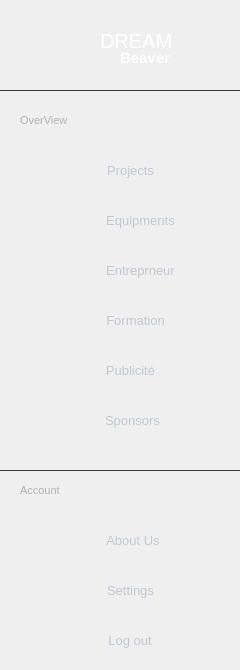
     <widget class="QWidget" name="side_bar" native="true">
      <property name="maximumSize">
       <size>
        <width>240</width>
        <height>16777215</height>
       </size>
      </property>
      <property name="styleSheet">
       <string notr="true">#side_bar {
	background-color:#0F141E;
	border-radius:7px;
}

</string>
      </property>
      <widget class="Line" name="line_1">
       <property name="geometry">
        <rect>
         <x>0</x>
         <y>80</y>
         <width>251</width>
         <height>21</height>
        </rect>
       </property>
       <property name="maximumSize">
        <size>
         <width>1000</width>
         <height>16777215</height>
        </size>
       </property>
       <property name="styleSheet">
        <string notr="true">background-color:transparent;
color: #1C212B;
color: rgb(49, 58, 77);</string>
       </property>
       <property name="frameShadow">
        <enum>QFrame::Plain</enum>
       </property>
       <property name="lineWidth">
        <number>1</number>
       </property>
       <property name="midLineWidth">
        <number>1</number>
       </property>
       <property name="orientation">
        <enum>Qt::Horizontal</enum>
       </property>
      </widget>
      <widget class="Line" name="line_2">
       <property name="geometry">
        <rect>
         <x>0</x>
         <y>460</y>
         <width>251</width>
         <height>21</height>
        </rect>
       </property>
       <property name="maximumSize">
        <size>
         <width>1000</width>
         <height>16777215</height>
        </size>
       </property>
       <property name="styleSheet">
        <string notr="true">background-color:transparent;
color: #1C212B;
color: rgb(49, 58, 77);</string>
       </property>
       <property name="frameShadow">
        <enum>QFrame::Plain</enum>
       </property>
       <property name="lineWidth">
        <number>1</number>
       </property>
       <property name="midLineWidth">
        <number>1</number>
       </property>
       <property name="orientation">
        <enum>Qt::Horizontal</enum>
       </property>
      </widget>
      <widget class="QLabel" name="Dream">
       <property name="geometry">
        <rect>
         <x>100</x>
         <y>30</y>
         <width>71</width>
         <height>21</height>
        </rect>
       </property>
       <property name="styleSheet">
        <string notr="true">background-color:transparent;
color:white;
font-size:20px;
font-size:bold;</string>
       </property>
       <property name="text">
        <string>DREAM</string>
       </property>
      </widget>
      <widget class="QLabel" name="beaver">
       <property name="geometry">
        <rect>
         <x>120</x>
         <y>50</y>
         <width>61</width>
         <height>16</height>
        </rect>
       </property>
       <property name="styleSheet">
        <string notr="true">background-color:transparent; 
color:white;
font-size:15px ;
font-weight:bold; 
</string>
       </property>
       <property name="text">
        <string>Beaver</string>
       </property>
      </widget>
      <widget class="QPushButton" name="project">
       <property name="geometry">
        <rect>
         <x>10</x>
         <y>150</y>
         <width>221</width>
         <height>41</height>
        </rect>
       </property>
       <property name="maximumSize">
        <size>
         <width>1000</width>
         <height>16777215</height>
        </size>
       </property>
       <property name="cursor">
        <cursorShape>PointingHandCursor</cursorShape>
       </property>
       <property name="styleSheet">
        <string notr="true">#project {
	background-color:transparent ; 
	border-radius:10px;
	padding: 10px 30px 10px 50px;
	background: url(:/icons/tsawer/project.svg) no-repeat;
	color:#BFC9D3 ; 
	font-size:13px;
	background-origin: content; 
}

#project::hover {
	background: url(:/icons/tsawer/project_hover.svg) no-repeat;
	background-color:#2A3E46 ; 
	padding: 10px 30px 10px 50px;
	background-origin: content; 
	color : #4AC7EA ; 
}</string>
       </property>
       <property name="text">
        <string>Projects</string>
       </property>
       <property name="iconSize">
        <size>
         <width>16</width>
         <height>16</height>
        </size>
       </property>
      </widget>
      <widget class="QPushButton" name="equipments">
       <property name="geometry">
        <rect>
         <x>10</x>
         <y>200</y>
         <width>221</width>
         <height>41</height>
        </rect>
       </property>
       <property name="maximumSize">
        <size>
         <width>1000</width>
         <height>16777215</height>
        </size>
       </property>
       <property name="cursor">
        <cursorShape>PointingHandCursor</cursorShape>
       </property>
       <property name="styleSheet">
        <string notr="true">#equipments {
	background-color:transparent ; 
	border-radius:10px;
	padding: 10px 10px 10px 50px;
	background: url(:/icons/tsawer/equip.svg) no-repeat;
	color:#BFC9D3 ; 
	font-size:13px;
	background-origin: content; 
}

#equipments::hover {
	background: url(:/icons/tsawer/equip_hover.svg) no-repeat;
	background-color:#2A3E46 ; 
	border-radius:10px;	
	padding: 10px 10px 10px 50px;
	background-origin: content; 
	font-size:13px;
	color : #4AC7EA ; 
}</string>
       </property>
       <property name="text">
        <string>Equipments</string>
       </property>
       <property name="iconSize">
        <size>
         <width>16</width>
         <height>16</height>
        </size>
       </property>
      </widget>
      <widget class="QLabel" name="overview">
       <property name="geometry">
        <rect>
         <x>20</x>
         <y>110</y>
         <width>71</width>
         <height>21</height>
        </rect>
       </property>
       <property name="styleSheet">
        <string notr="true">#overview {
	background-color:transparent ; 
	color:#B2B3B7; 
	font-size:11px ;
}
</string>
       </property>
       <property name="text">
        <string>OverView</string>
       </property>
      </widget>
      <widget class="QLabel" name="Account">
       <property name="geometry">
        <rect>
         <x>20</x>
         <y>480</y>
         <width>41</width>
         <height>21</height>
        </rect>
       </property>
       <property name="styleSheet">
        <string notr="true">#Account {
	background-color:transparent ; 
	color:#B2B3B7; 
	font-size:11px ;
}
</string>
       </property>
       <property name="text">
        <string>Account</string>
       </property>
      </widget>
      <widget class="QPushButton" name="settings">
       <property name="geometry">
        <rect>
         <x>10</x>
         <y>570</y>
         <width>221</width>
         <height>41</height>
        </rect>
       </property>
       <property name="maximumSize">
        <size>
         <width>1000</width>
         <height>16777215</height>
        </size>
       </property>
       <property name="cursor">
        <cursorShape>PointingHandCursor</cursorShape>
       </property>
       <property name="styleSheet">
        <string notr="true">#settings {
	background-color:transparent ; 
	border-radius:10px;
	padding: 10px 30px 10px 50px;
	background: url(:/icons/tsawer/settings.svg) no-repeat;
	color:#BFC9D3 ; 
	font-size:13px;
	background-origin: content; 
}

#settings::hover {
	background: url(:/icons/tsawer/settings_hover.svg) no-repeat;
	background-color:#2A3E46 ; 
	padding: 10px 30px 10px 50px;
	background-origin: content; 
	color : #4AC7EA ; 
}</string>
       </property>
       <property name="text">
        <string>Settings</string>
       </property>
       <property name="iconSize">
        <size>
         <width>16</width>
         <height>16</height>
        </size>
       </property>
      </widget>
      <widget class="QPushButton" name="logout">
       <property name="geometry">
        <rect>
         <x>10</x>
         <y>620</y>
         <width>221</width>
         <height>41</height>
        </rect>
       </property>
       <property name="maximumSize">
        <size>
         <width>1000</width>
         <height>16777215</height>
        </size>
       </property>
       <property name="cursor">
        <cursorShape>PointingHandCursor</cursorShape>
       </property>
       <property name="styleSheet">
        <string notr="true">#logout {
	background-color:transparent ; 
	border-radius:10px;
	padding: 10px 31px 10px 50px;
	background: url(:/icons/tsawer/log-out.svg) no-repeat;
	color:#BFC9D3 ; 
	font-size:13px;
	background-origin: content; 
}

#logout::hover {
	background: url(:/icons/tsawer/log-out_hover.svg) no-repeat;
	background-color:#2A3E46 ; 
	padding: 10px 31px 10px 50px;
	background-origin: content; 
	color : #4AC7EA ; 
}</string>
       </property>
       <property name="text">
        <string>Log out</string>
       </property>
       <property name="iconSize">
        <size>
         <width>16</width>
         <height>16</height>
        </size>
       </property>
      </widget>
      <widget class="QPushButton" name="About_us">
       <property name="geometry">
        <rect>
         <x>10</x>
         <y>520</y>
         <width>221</width>
         <height>41</height>
        </rect>
       </property>
       <property name="maximumSize">
        <size>
         <width>1000</width>
         <height>16777215</height>
        </size>
       </property>
       <property name="cursor">
        <cursorShape>PointingHandCursor</cursorShape>
       </property>
       <property name="styleSheet">
        <string notr="true">#About_us {
	background-color:transparent ; 
	border-radius:10px;
	padding: 10px 25px 10px 50px;
	background: url(:/icons/tsawer/info.svg) no-repeat;
	color:#BFC9D3 ; 
	font-size:13px;
	background-origin: content; 
}

#About_us::hover {
	background: url(:/icons/tsawer/info_hover.svg) no-repeat;
	background-color:#2A3E46 ; 
	padding: 10px 25px 10px 50px;
	background-origin: content; 
	color : #4AC7EA ; 
}</string>
       </property>
       <property name="text">
        <string>About Us</string>
       </property>
       <property name="iconSize">
        <size>
         <width>16</width>
         <height>16</height>
        </size>
       </property>
      </widget>
      <widget class="QLabel" name="label">
       <property name="geometry">
        <rect>
         <x>10</x>
         <y>-10</y>
         <width>101</width>
         <height>121</height>
        </rect>
       </property>
       <property name="styleSheet">
        <string notr="true"/>
       </property>
       <property name="text">
        <string/>
       </property>
       <property name="pixmap">
        <pixmap resource="Resources.qrc">:/icons/tsawer/logo.png</pixmap>
       </property>
       <property name="scaledContents">
        <bool>true</bool>
       </property>
      </widget>
      <widget class="QPushButton" name="entreperneurs">
       <property name="geometry">
        <rect>
         <x>10</x>
         <y>250</y>
         <width>221</width>
         <height>41</height>
        </rect>
       </property>
       <property name="maximumSize">
        <size>
         <width>1000</width>
         <height>16777215</height>
        </size>
       </property>
       <property name="cursor">
        <cursorShape>PointingHandCursor</cursorShape>
       </property>
       <property name="styleSheet">
        <string notr="true">#entreperneurs {
	background-color:transparent ; 
	border-radius:10px;
	padding: 10px 10px 10px 50px;
	background:  url(:/icons/tsawer/entreperneur.svg)  no-repeat;
	color:#BFC9D3 ; 
	font-size:13px;
	background-origin: content; 
}

#entreperneurs::hover {
	background:  url(:/icons/tsawer/entreperneur_hover.svg) no-repeat;
	background-color:#2A3E46 ; 
	border-radius:10px;	
	padding: 10px 10px 10px 50px;
	background-origin: content; 
	font-size:13px;
	color : #4AC7EA ; 
}</string>
       </property>
       <property name="text">
        <string>Entreprneur</string>
       </property>
       <property name="iconSize">
        <size>
         <width>16</width>
         <height>16</height>
        </size>
       </property>
      </widget>
      <widget class="QPushButton" name="formation">
       <property name="geometry">
        <rect>
         <x>10</x>
         <y>300</y>
         <width>221</width>
         <height>41</height>
        </rect>
       </property>
       <property name="maximumSize">
        <size>
         <width>1000</width>
         <height>16777215</height>
        </size>
       </property>
       <property name="cursor">
        <cursorShape>PointingHandCursor</cursorShape>
       </property>
       <property name="styleSheet">
        <string notr="true">#formation {
	background-color:transparent ; 
	border-radius:10px;
	padding: 10px 20px 10px 50px;
	background:  url(:/icons/tsawer/formation.svg)  no-repeat;
	color:#BFC9D3 ; 
	font-size:13px;
	background-origin: content; 
}

#formation::hover {
	background:  url(:/icons/tsawer/formation_hover.svg) no-repeat;
	background-color:#2A3E46 ; 
	border-radius:10px;	
	padding: 10px 20px 10px 50px;
	background-origin: content; 
	font-size:13px;
	color : #4AC7EA ; 
}</string>
       </property>
       <property name="text">
        <string>Formation</string>
       </property>
       <property name="iconSize">
        <size>
         <width>16</width>
         <height>16</height>
        </size>
       </property>
      </widget>
      <widget class="QPushButton" name="adds">
       <property name="geometry">
        <rect>
         <x>10</x>
         <y>350</y>
         <width>221</width>
         <height>41</height>
        </rect>
       </property>
       <property name="maximumSize">
        <size>
         <width>1000</width>
         <height>16777215</height>
        </size>
       </property>
       <property name="cursor">
        <cursorShape>PointingHandCursor</cursorShape>
       </property>
       <property name="styleSheet">
        <string notr="true">#adds {
	background-color:transparent ; 
	border-radius:10px;
	padding: 10px 30px 10px 50px;
	background:  url(:/icons/tsawer/adds.svg)  no-repeat;
	color:#BFC9D3 ; 
	font-size:13px;
	background-origin: content; 
}

#adds::hover {
	background:  url(:/icons/tsawer/adds_hover.svg) no-repeat;
	background-color:#2A3E46 ; 
	border-radius:10px;	
	padding: 10px 30px 10px 50px;
	background-origin: content; 
	font-size:13px;
	color : #4AC7EA ; 
}</string>
       </property>
       <property name="text">
        <string>Publicité</string>
       </property>
       <property name="iconSize">
        <size>
         <width>16</width>
         <height>16</height>
        </size>
       </property>
      </widget>
      <widget class="QPushButton" name="sponsors">
       <property name="geometry">
        <rect>
         <x>10</x>
         <y>400</y>
         <width>221</width>
         <height>41</height>
        </rect>
       </property>
       <property name="maximumSize">
        <size>
         <width>1000</width>
         <height>16777215</height>
        </size>
       </property>
       <property name="cursor">
        <cursorShape>PointingHandCursor</cursorShape>
       </property>
       <property name="styleSheet">
        <string notr="true">#sponsors {
	background-color:transparent ; 
	border-radius:10px;
	padding: 10px 26px 10px 50px;
	background:  url(:/icons/tsawer/sponsors.svg)  no-repeat;
	color:#BFC9D3 ; 
	font-size:13px;
	background-origin: content; 
}

#sponsors::hover {
	background:  url(:/icons/tsawer/sponsors_hover.svg) no-repeat;
	background-color:#2A3E46 ; 
	border-radius:10px;	
	padding: 10px 26px 10px 50px;
	background-origin: content; 
	font-size:13px;
	color : #4AC7EA ; 
}</string>
       </property>
       <property name="text">
        <string>Sponsors</string>
       </property>
       <property name="iconSize">
        <size>
         <width>16</width>
         <height>16</height>
        </size>
       </property>
      </widget>
     </widget>
